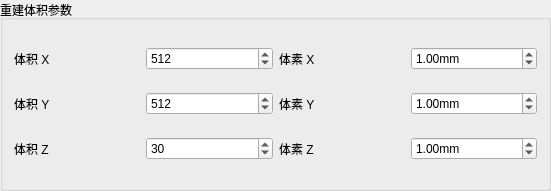
       <widget class="QGroupBox" name="groupBox_9">
        <property name="geometry">
         <rect>
          <x>20</x>
          <y>620</y>
          <width>551</width>
          <height>191</height>
         </rect>
        </property>
        <property name="title">
         <string>重建体积参数</string>
        </property>
        <layout class="QGridLayout" name="gridLayout_10">
         <item row="0" column="0">
          <widget class="QLabel" name="label_17">
           <property name="text">
            <string>体积 X</string>
           </property>
          </widget>
         </item>
         <item row="1" column="3">
          <widget class="QDoubleSpinBox" name="dSpinVolSpacingY">
           <property name="suffix">
            <string>mm</string>
           </property>
           <property name="maximum">
            <double>999.990000000000009</double>
           </property>
           <property name="value">
            <double>1.000000000000000</double>
           </property>
          </widget>
         </item>
         <item row="0" column="3">
          <widget class="QDoubleSpinBox" name="dSpinVolSpacingX">
           <property name="suffix">
            <string>mm</string>
           </property>
           <property name="maximum">
            <double>9.000000000000000</double>
           </property>
           <property name="value">
            <double>1.000000000000000</double>
           </property>
          </widget>
         </item>
         <item row="1" column="1">
          <widget class="QSpinBox" name="spinVolY">
           <property name="maximum">
            <number>9999</number>
           </property>
           <property name="value">
            <number>512</number>
           </property>
          </widget>
         </item>
         <item row="0" column="1">
          <widget class="QSpinBox" name="spinVolX">
           <property name="maximum">
            <number>9999</number>
           </property>
           <property name="value">
            <number>512</number>
           </property>
          </widget>
         </item>
         <item row="1" column="2">
          <widget class="QLabel" name="label_24">
           <property name="text">
            <string>体素 Y</string>
           </property>
          </widget>
         </item>
         <item row="1" column="0">
          <widget class="QLabel" name="label_22">
           <property name="text">
            <string>体积 Y</string>
           </property>
          </widget>
         </item>
         <item row="0" column="2">
          <widget class="QLabel" name="label_23">
           <property name="text">
            <string>体素 X</string>
           </property>
          </widget>
         </item>
         <item row="2" column="0">
          <widget class="QLabel" name="label_25">
           <property name="text">
            <string>体积 Z</string>
           </property>
          </widget>
         </item>
         <item row="2" column="1">
          <widget class="QSpinBox" name="spinVolZ">
           <property name="maximum">
            <number>9999</number>
           </property>
           <property name="value">
            <number>30</number>
           </property>
          </widget>
         </item>
         <item row="2" column="2">
          <widget class="QLabel" name="label_26">
           <property name="text">
            <string>体素 Z</string>
           </property>
          </widget>
         </item>
         <item row="2" column="3">
          <widget class="QDoubleSpinBox" name="dSpinVolSpacingZ">
           <property name="suffix">
            <string>mm</string>
           </property>
           <property name="maximum">
            <double>999.990000000000009</double>
           </property>
           <property name="value">
            <double>1.000000000000000</double>
           </property>
          </widget>
         </item>
        </layout>
       </widget>
